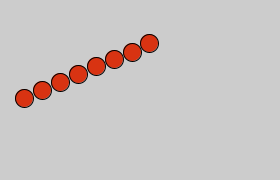
Frame 1 (no input)
Frame 60 (the mouse pressed at the canvas centre just before this capture): identical to frame 1, image omitted
Frame 120 (the mouse held since frame 60 and released just before this capture): identical to frame 1, image omitted

The Processing sketch that drew this single still picture (run headless with seeded random() and noise(); from frame 60 on, the mouse is pressed at the canvas centre):

// Processing sketch: chenyu_4
// ── chenyu_4.pde
void setup(){
  size(280,180);
  smooth();
}
void draw(){
  background(204);fill(216,51,18);
  ellipse(24,98,18,18);
ellipse(42,90,18,18);
ellipse(60,82,18,18);
ellipse(78,74,18,18);
ellipse(96,66,18,18);
ellipse(114,59,18,18);
ellipse(132,52,18,18);
  ellipse(149,43,18,18);
  
  
  
  
  
if (keyPressed){
   line(200,20,20,100);
}
}
